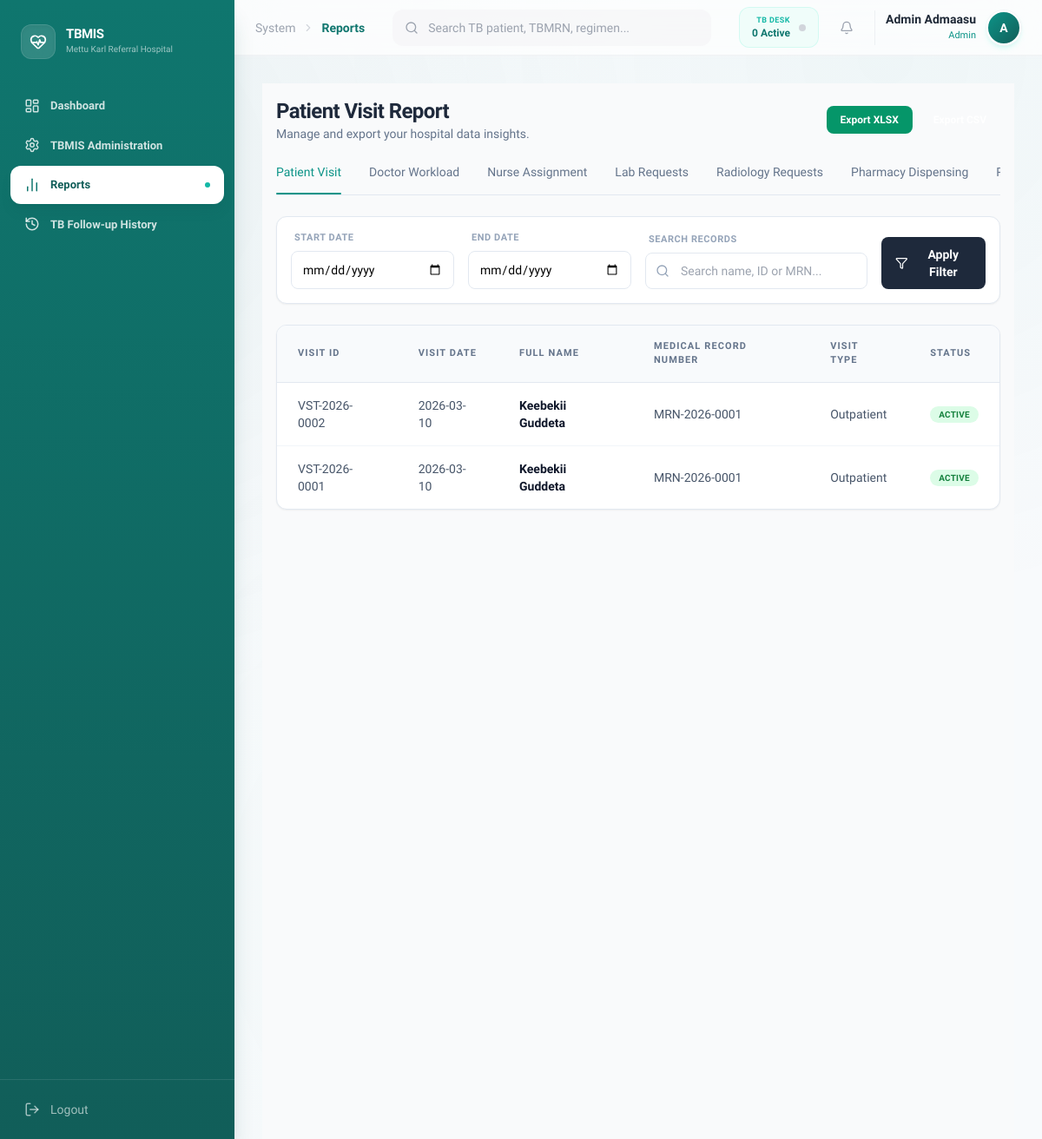
Screenshot of /index.php?page=reports (signed in) with the database file from the repository.
### tables this page shows
CREATE TABLE `medical_visits` (
  `visit_id` varchar(20) NOT NULL,
  `patient_id` varchar(20) DEFAULT NULL,
  `visit_date` date NOT NULL,
  `visit_type` enum('Outpatient','Emergency','Inpatient') NOT NULL,
  `clinical_notes` text DEFAULT NULL,
  `created_at` timestamp NOT NULL DEFAULT current_timestamp(),
  `triage_level` enum('Critical','Urgent','Non-Urgent') DEFAULT NULL,
  `status` enum('active','completed','cancelled') NOT NULL DEFAULT 'active',
  `triage_completed` tinyint(1) DEFAULT 0,
  `doctor_assigned` varchar(20) DEFAULT NULL,
  `doctor_completed` tinyint(1) DEFAULT 0,
  `assigned_doctor_id` varchar(20) DEFAULT NULL,
  `assigned_nurse_id` varchar(20) DEFAULT NULL
);

CREATE TABLE `patients` (
  `patient_id` varchar(20) NOT NULL,
  `medical_record_number` varchar(30) NOT NULL,
  `full_name` varchar(100) NOT NULL,
  `age` int(11) NOT NULL,
  `gender` varchar(10) NOT NULL,
  `address` varchar(255) DEFAULT NULL,
  `contact_details` varchar(100) DEFAULT NULL,
  `registered_date` date NOT NULL,
  `created_at` timestamp NOT NULL DEFAULT current_timestamp()
);

### modules/reports/index.php (the view, shortened to what this page needs)
<?php
$reportTypes = [
    'patient-visits' => 'Patient Visit Report',
    'doctor-workload' => 'Doctor Workload Report',
    'nurse-assignment' => 'Nurse Assignment Report',
    'lab-requests' => 'Lab Requests Report',
    'radiology-requests' => 'Radiology Requests Report',
    'pharmacy-dispensing' => 'Pharmacy Dispensing Report',
    'referral' => 'Referral Report',
    'discharge' => 'Discharge Summary Report',
    'staff-activity' => 'Staff Activity Report'
];
$type = isset($_GET['type']) && array_key_exists($_GET['type'], $reportTypes) ? $_GET['type'] : 'patient-visits';
$start = isset($_GET['start_date']) ? $_GET['start_date'] : '';
$end = isset($_GET['end_date']) ? $_GET['end_date'] : '';
$search = isset($_GET['q']) ? trim($_GET['q']) : '';
$limit = 10;
$page = isset($_GET['p']) ? max(1, (int) $_GET['p']) : 1;
$offset = ($page - 1) * $limit;
$rows = [];
switch ($type) {
    case 'patient-visits':
        $where = 'WHERE 1=1';
        $sql = "SELECT v.visit_id, v.visit_date, p.full_name, p.medical_record_number, v.visit_type, v.status FROM medical_visits v JOIN patients p ON v.patient_id = p.patient_id $where ORDER BY v.visit_date DESC LIMIT :limit OFFSET :offset";
        $stmt = $db->prepare($sql);
        $stmt->bindValue(':limit', (int) $limit, PDO::PARAM_INT);
        $stmt->bindValue(':offset', (int) $offset, PDO::PARAM_INT);
        $stmt->execute();
        $rows = $stmt->fetchAll(PDO::FETCH_ASSOC);
        break;
}
?>
<div class="space-y-6 bg-[#f9fafb] min-h-screen p-4">
    <div class="flex flex-col md:flex-row md:items-center justify-between gap-4">
        <div>
            <h1 class="text-2xl font-bold text-slate-800 tracking-tight"><?= htmlspecialchars($reportTypes[$type]) ?>
            </h1>
            <p class="text-sm text-slate-500">Manage and export your hospital data insights.</p>
        </div>
        <div class="flex items-center gap-3">
            <div class="flex gap-2">
    <a href="modules/reports/export.php?<?php echo http_build_query(array_merge($_GET, ['export' => 'xlsx'])); ?>"
                    class="px-4 py-2 bg-emerald-600 text-white rounded-lg text-xs font-black ">
                    Export XLSX
                </a>
                <a href="modules/reports/export.php?<?php echo http_build_query(array_merge($_GET, ['export' => 'csv'])); ?>"
                class="px-4 py-2 bg-emrald-600 text-white rounded-lg text-xs font-black ">
            </a>
            </div>
        </div>
    </div>
    <div class="border-b border-slate-200 overflow-x-auto no-scrollbar">
        <div class="flex gap-8 min-w-max">
            <?php foreach ($reportTypes as $key => $label):
                $isActive = ($type === $key);
                $cleanLabel = str_replace(' Report', '', $label);
                ?>
                <a href="?page=reports&type=<?= $key ?>"
                    class="pb-4 text-sm font-medium transition-all relative <?= $isActive ? 'text-primary-600' : 'text-slate-500 hover:text-slate-700' ?>">
                    <?= htmlspecialchars($cleanLabel) ?>
                    <?php if ($isActive): ?>
                        <div class="absolute bottom-0 left-0 w-full h-0.5 bg-primary-600 rounded-full"></div>
                    <?php endif; ?>
                </a>
            <?php endforeach; ?>
        </div>
    </div>
    <div class="bg-white p-4 rounded-xl border border-slate-200 shadow-sm">
        <form method="GET" class="grid grid-cols-1 md:grid-cols-12 gap-4 items-end">
            <div class="md:col-span-3">
                <label class="block text-[11px] uppercase tracking-wider font-bold text-slate-400 mb-1.5 ml-1">Start Date</label>
                <input type="date" name="start_date" value="<?= htmlspecialchars($start) ?>"
                    class="w-full px-3 py-2.5 rounded-lg border border-slate-200 text-sm focus:ring-2 focus:ring-primary-500/20 focus:border-primary-500 transition-all outline-none">
            </div>
            <div class="md:col-span-3">
                <label class="block text-[11px] uppercase tracking-wider font-bold text-slate-400 mb-1.5 ml-1">End Date</label>
                <input type="date" name="end_date" value="<?= htmlspecialchars($end) ?>"
                    class="w-full px-3 py-2.5 rounded-lg border border-slate-200 text-sm focus:ring-2 focus:ring-primary-500/20 focus:border-primary-500 transition-all outline-none">
            </div>
            <div class="md:col-span-4">
                <label class="block text-[11px] uppercase tracking-wider font-bold text-slate-400 mb-1.5 ml-1">Search Records</label>
                <div class="relative">
                    <i data-lucide="search" class="absolute left-3 top-1/2 -translate-y-1/2 w-4 h-4 text-slate-400"></i>
                    <input type="text" name="q" value="<?= htmlspecialchars($search) ?>" placeholder="Search name, ID or MRN..."
            class="w-full pl-10 pr-3 py-2.5 rounded-lg border border-slate-200 text-sm focus:ring-2 focus:ring-primary-500/20 focus:border-primary-500 transition-all outline-none">
    </div>
            </div>
            <div class="md:col-span-2">
                <button type="submit" class="w-full bg-slate-800 text-white px-4 py-2.5 rounded-lg text-sm font-semibold hover:bg-slate-900 transition-colors flex items-center justify-center gap-2">
                    <i data-lucide="filter" class="w-4 h-4"></i> Apply Filter
                </button>
            </div>
        </form>
    </div>
    <div class="bg-white rounded-xl border border-slate-200 shadow-sm overflow-hidden">
        <div class="overflow-x-auto">
            <table class="w-full text-left border-collapse">
                <thead>
                    <tr class="bg-slate-50 border-b border-slate-200">
                        <?php if (!empty($rows)): ?>
                            <?php foreach (array_keys($rows[0]) as $header): ?>
                                <th class="px-6 py-4 text-[11px] font-bold text-slate-500 uppercase tracking-widest">
                                    <?= str_replace(['_', 'id'], [' ', 'ID'], $header) ?>
                                </th>
                            <?php endforeach; ?>
                        <?php endif; ?>
                    </tr>
                </thead>
                <tbody class="divide-y divide-slate-100">
                    <?php if (empty($rows)): ?>
                        <tr>
                            <td colspan="10" class="px-6 py-12 text-center text-slate-400 text-sm">No records found for the selected
                                criteria.</td>
                        </tr>
                    <?php else: ?>
                        <?php foreach ($rows as $row): ?>
                            <tr class="hover:bg-slate-50 transition-colors group">
                                <?php foreach ($row as $key => $val): ?>
                                    <td class="px-6 py-4 text-sm text-slate-600">
                                        <?php if ($key === 'status'): ?>
                                            <span
                                                class="px-2.5 py-1 rounded-full text-[10px] font-bold uppercase tracking-wide <?= $val === 'active' ? 'bg-green-100 text-green-700' : 'bg-slate-100 text-slate-600' ?>">
                                                <?= htmlspecialchars($val) ?>
                                            </span>
                                        <?php elseif ($key === 'full_name' || $key === 'patient'): ?>
                                            <span class="font-semibold text-slate-900"><?= htmlspecialchars($val) ?></span>
                                        <?php else: ?>
                                            <?= htmlspecialchars($val) ?>
                                        <?php endif; ?>
                                    </td>
                                <?php endforeach; ?>
                    </tr>
                        <?php endforeach; ?>
                        <?php endif; ?>
                        </tbody>
                        </table>
        </div>
    </div>
</div>

### index.php (style rules this page uses)
body { font-family: 'Sora', sans-serif; background: #F8FAFC; }
body::before { content: ''; position: fixed; top: 0; left: 0; right: 0; bottom: 0; background: radial-gradient(circle at 10% 15%, rgba(15, 118, 110, 0.06), transparent 40%), radial-gradient(circle at 85% 5%, rgba(13, 148, 136, 0.04), transparent 40%), radial-gradient(circle at 50% 80%, rgba(16, 185, 129, 0.03), transparent 50%); pointer-events: none; z-index: 0; }
*, *::before, *::after { transition-property: color, background-color, border-color, box-shadow, transform, opacity; transition-timing-function: cubic-bezier(0.4, 0, 0.2, 1); }
.overflow-x-auto { overflow-x: auto; overflow-y: hidden; }

### modules/reports/index.php (style rules this page uses)
.no-scrollbar { -ms-overflow-style: none; scrollbar-width: none; }

### rows the page displays
medical_visits: visit_id "VST-2026-0002", visit_date "2026-03-10", patient.full_name "Keebekii Guddeta", patient.medical_record_number "MRN-2026-0001", visit_type "Outpatient", status "ACTIVE"
medical_visits: visit_id "VST-2026-0001", visit_date "2026-03-10", patient.full_name "Keebekii Guddeta", patient.medical_record_number "MRN-2026-0001", visit_type "Outpatient", status "ACTIVE"

### other values shown
$item['label'] "Dashboard"
$item['label'] "TBMIS Administration"
$item['label'] "Reports"
$item['label'] "TB Follow-up History"
str_replace('-', ' ', $page) "Reports"
$myLoad "0"
$_SESSION['full_name'] "Admin Admaasu"
$_SESSION['role'] "Admin"
substr($_SESSION['full_name'], 0, 1) "A"
$reportTypes[$type] "Patient Visit Report"
$cleanLabel "Patient Visit"
$cleanLabel "Doctor Workload"
$cleanLabel "Nurse Assignment"
$cleanLabel "Lab Requests"
$cleanLabel "Radiology Requests"
